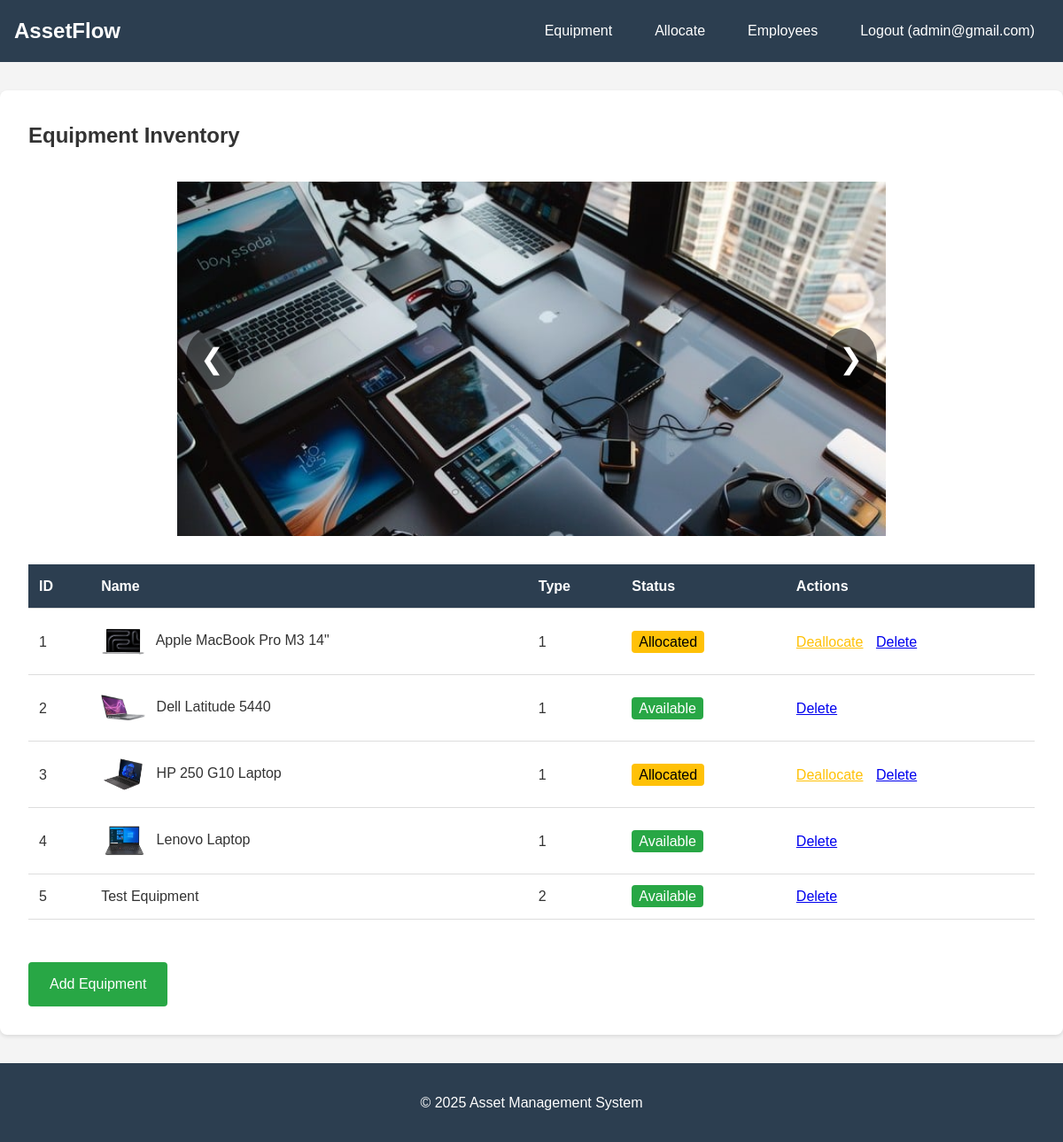
Page /index.php?controller=equipment&action=list (signed in) on the committed database.
### tables this page shows
CREATE TABLE Equipment (
            equipment_id INTEGER PRIMARY KEY AUTOINCREMENT,
            inventory_code VARCHAR(50) UNIQUE NOT NULL,
            name VARCHAR(100) NOT NULL,
            type_id INTEGER,
            specifications TEXT,
            status TEXT NOT NULL CHECK(status IN ('Available', 'Allocated', 'Service', 'Decommissioned')),
            purchase_date TEXT,
            os_version VARCHAR(50) NOT NULL,
            location VARCHAR(100) NOT NULL,
            photo_path VARCHAR(255),
            FOREIGN KEY (type_id) REFERENCES EquipmentTypes(type_id) ON DELETE SET NULL
            
        );

### config/DBConnection.php (called while the page is built)
<?php
    class DBConnection
    {
        private static $instance = null;
        private $connection;
        private function __construct()
        {
            $dbFile = __DIR__ . '/database.sqlite';
            $this->connection = new PDO('sqlite:' . $dbFile);
            $this->connection->setAttribute(PDO::ATTR_ERRMODE, PDO::ERRMODE_EXCEPTION);
            $this->connection->exec("PRAGMA foreign_keys = ON;");
        }
        public static function getInstance()
        {
            if (self::$instance === null)
            {
                self::$instance = new DBConnection();
            }
            return self::$instance;
        }
        public function getConnection()
        {
            return $this->connection;
        }
    }
?>

### model/EquipmentModel.php (called while the page is built, shortened)
<?php
    require_once __DIR__ . '/../config/DBConnection.php';
    class EquipmentModel extends BaseModel
    {
        private $db;
        public function __construct()
        {
            $this->db = DBConnection::getInstance()->getConnection();
        }
        public function findAll()
        {
            $stmt = $this->db->query("SELECT * FROM Equipment");
            return $stmt->fetchAll(PDO::FETCH_ASSOC);
        }
    }
?>

### model/AllocationModel.php (called while the page is built, shortened)
<?php
    require_once __DIR__ . '/EquipmentModel.php';
    class AllocationModel extends BaseModel
    {
        private $db;
        public function __construct()
        {
            $this->db = DBConnection::getInstance()->getConnection();
        }
        public function findAll()
        {
            $stmt = $this->db->query("SELECT * FROM Allocations");
            return $stmt->fetchAll(PDO::FETCH_ASSOC);
        }
    }
?>

### view/equipment/list.php (the view, shortened to what this page needs)
<?php
require_once __DIR__ . '/../layout/header.php';
?>
<div class="container">
    <h2>Equipment Inventory</h2>
        <div class="carousel-container">
    <div class="carousel-slide active">
        <img src="/public/uploads/tech-loaded-workspace-stockcake.jpg" alt="Equipment 1">
    </div>
        <button class="carousel-btn prev" onclick="changeSlide(-1)">&#10094;</button>
        <button class="carousel-btn next" onclick="changeSlide(1)">&#10095;</button>
    </div>
    <table class="equipment-table">
        <thead>
            <tr>
                <th>ID</th>
                <th>Name</th>
                <th>Type</th>
                <th>Status</th>
                <th>Actions</th>
            </tr>
        </thead>
        <tbody>
            <?php foreach ($equipment as $item): ?>
            <tr>
                <td><?php echo htmlspecialchars($item['equipment_id']); ?></td>
                <td>
                    <?php if (!empty($item['photo_path'])): ?>
                        <img src="../public/<?php echo htmlspecialchars($item['photo_path']); ?>"
                             alt="<?php echo htmlspecialchars($item['name']); ?>"
                             style="width: 50px; height: 50px; object-fit: cover; border-radius: 4px; margin-right: 8px;">
                    <?php endif; ?>
                    <?php echo htmlspecialchars($item['name']); ?>
                </td>
                <td><?php echo htmlspecialchars($item['type_id']); ?></td>
                <td><span class="status-<?php echo strtolower($item['status']); ?>">
                    <?php echo htmlspecialchars($item['status']); ?>
                </span></td>
                <td>
                    <?php if ($item['status'] == 'Allocated' && ($_SESSION['user_role'] == 'admin' || $_SESSION['user_role'] == 'manager')): ?>
                        <?php
                        require_once __DIR__ . '/../../model/AllocationModel.php';
                        $allocationModel = new AllocationModel();
                        $allocations = $allocationModel->findAll();
                        $allocationId = null;
                        foreach ($allocations as $alloc) {
                            if ($alloc['equipment_id'] == $item['equipment_id']) {
                                $allocationId = $alloc['allocation_id'];
                                break;
                            }
                        }
                        ?>
                        <?php if ($allocationId): ?>
                            <a href="?controller=deallocate&id=<?php echo $allocationId; ?>"
                               onclick="return confirm('Deallocate this equipment?')"
                               style="color: #ffc107; margin-right: 10px;">Deallocate</a>
                        <?php endif; ?>
                    <?php endif; ?>
                    <?php if ($_SESSION['user_role'] == 'admin'): ?>
                        <a href="?controller=equipment&action=delete&id=<?php echo $item['equipment_id']; ?>"
                           onclick="return confirm('Are you sure?')">Delete</a>
                    <?php endif; ?>
                </td>
            </tr>
            <?php endforeach; ?>
        </tbody>
    </table>
    <a href="?controller=equipment&action=add" class="btn-add">Add Equipment</a>
</div>
<?php require_once __DIR__ . '/../layout/footer.php'; ?>

### index.php (shortened to what this page needs)
<?php
require_once __DIR__ . '/config/DBConnection.php';
$action = $_GET['action'] ?? 'index';
$controller = $_GET['controller'] ?? 'auth';
switch ($controller) {
    case 'equipment':
        switch ($action) {
            case 'list':
            default:
                require_once __DIR__ . '/model/EquipmentModel.php';
                $model = new EquipmentModel();
                $equipment = $model->findAll();
                include __DIR__ . '/view/equipment/list.php';
                break;
        }
        break;
}
?>

### view/layout/header.php (shortened to what this page needs)
<!DOCTYPE html>
<html lang="en">
<head>
    <link rel="stylesheet" href="../public/css/main.css">
    <link rel="stylesheet" href="../public/css/responsive.css">
</head>
<body>
    <nav class="navbar">
        <h1>AssetFlow</h1>
        <ul>
            <li><a href="index.php?controller=equipment&action=list">Equipment</a></li>
            <li><a href="index.php?controller=allocation&action=allocate">Allocate</a></li>
            <?php if (isset($_SESSION['user_role']) && ($_SESSION['user_role'] == 'admin' || $_SESSION['user_role'] == 'manager')): ?>
                <li><a href="index.php?controller=employee&action=list">Employees</a></li>
            <?php endif; ?>
            <?php if (isset($_SESSION['user_role'])): ?>
                <li><a href="index.php?controller=auth&action=logout">Logout (<?php echo htmlspecialchars($_SESSION['user_email']); ?>)</a></li>
            <?php endif; ?>
        </ul>
    </nav>
</body>
</html>

### view/layout/footer.php (shortened to what this page needs)
<footer class="footer">
    <p>&copy; <?php echo date('Y'); ?> Asset Management System</p>
</footer>
</body>
</html>

### public/css/main.css (style rules this page uses)
* { margin: 0; padding: 0; box-sizing: border-box; }
body { font-family: 'Arial', sans-serif; line-height: 1.6; color: #333; background-color: #f4f4f4; }
.navbar { background-color: #2c3e50; color: white; padding: 1rem; display: flex; justify-content: space-between; align-items: center; }
.navbar h1 { font-size: 1.5rem; }
.navbar ul { list-style: none; display: flex; gap: 1rem; }
.navbar a { color: white; text-decoration: none; padding: 0.5rem 1rem; border-radius: 4px; }
.container { max-width: 1200px; margin: 2rem auto; padding: 0 2rem; background-color: white; border-radius: 8px; box-shadow: 0 2px 4px rgba(0,0,0,0.1); }
.carousel-container { position: relative; width: 100%; max-width: 800px; margin: 2rem auto; height: 400px; overflow: hidden; }
.carousel-slide { display: none; width: 100%; height: 100%; }
.carousel-slide.active { display: block; }
.carousel-slide img { width: 100%; height: 100%; object-fit: cover; }
.carousel-btn { position: absolute; top: 50%; transform: translateY(-50%); background-color: rgba(0,0,0,0.5); color: white; border: none; padding: 1rem; font-size: 2rem; cursor: pointer; border-radius: 50%; }
.carousel-btn.prev { left: 10px; }
.carousel-btn.next { right: 10px; }
.equipment-table { width: 100%; border-collapse: collapse; margin: 2rem 0; }
.equipment-table th, .equipment-table td { padding: 12px; text-align: left; border-bottom: 1px solid #ddd; }
.equipment-table th { background-color: #2c3e50; color: white; }
.status-available { background-color: #28a745; color: white; padding: 0.25rem 0.5rem; border-radius: 4px; }
.status-allocated { background-color: #ffc107; color: black; padding: 0.25rem 0.5rem; border-radius: 4px; }
button[type="submit"], .btn-add { background-color: #28a745; color: white; padding: 0.75rem 1.5rem; border: none; border-radius: 4px; cursor: pointer; font-size: 1rem; text-decoration: none; display: inline-block; }
.btn-add { margin-top: 1rem; }
.equipment-table img { vertical-align: middle; }

### public/css/responsive.css (style rules this page uses)
@media (min-width: 1025px) { .container { padding: 2rem; } }
@media (min-width: 1025px) { .equipment-table { font-size: 1rem; } }

### view/layout/footer.php (style rules this page uses)
.footer { text-align: center; padding: 2rem; background-color: #2c3e50; color: white; margin-top: 2rem; }

### rows in the picture
equipment: equipment_id "1", photo_path (picture), name "Apple MacBook Pro M3 14\"", type "1", status "Allocated"
equipment: equipment_id "2", photo_path (picture), name "Dell Latitude 5440", type "1", status "Available"
equipment: equipment_id "3", photo_path (picture), name "HP 250 G10 Laptop", type "1", status "Allocated"
equipment: equipment_id "4", photo_path (picture), name "Lenovo Laptop", type "1", status "Available"
equipment: equipment_id "5", name "Test Equipment", type "2", status "Available"

### other values in the picture
$_SESSION['user_email'] "admin@gmail.com"
